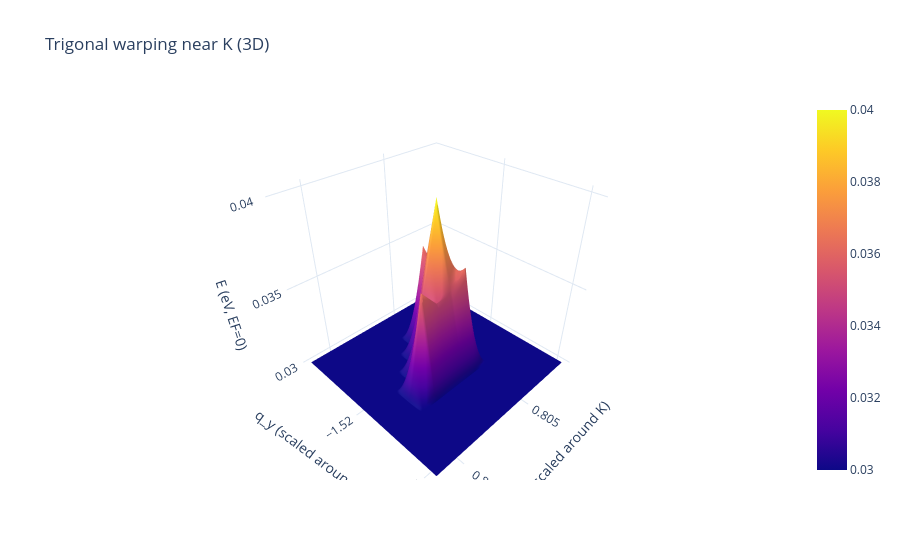
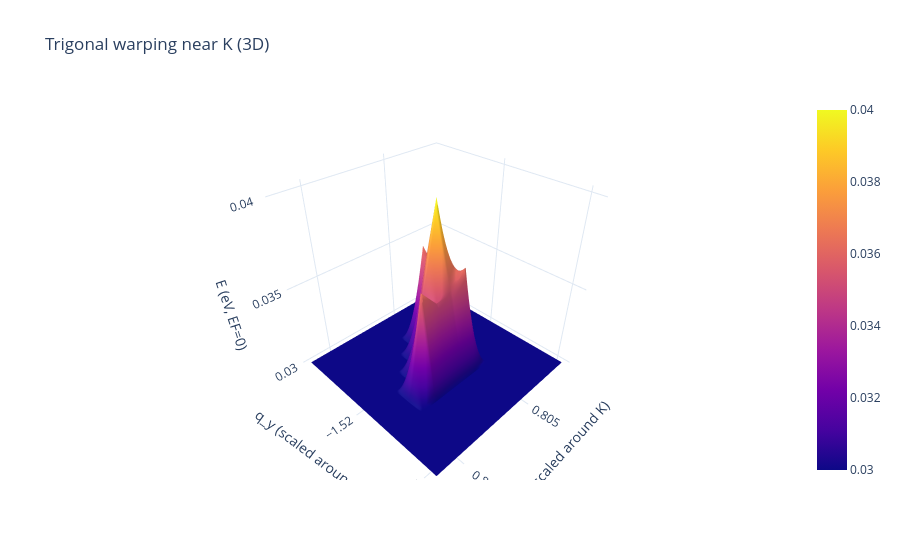

Notebook cell for these charts, in order:
### Code cell
plot_trigonal_warping_3d(
    qx,
    qy,
    E_cond,
    #E_shifted[:, :, 8],
    #E_pi[:, :, 1],
   # title=f"Trigonal warping near K (band {idx[0]})",
    zlim=(0.03, 0.04),  # in eV
    save_html=True,
    html_path="../data/trigonal_warping_3d.html",
)

### Figure 1 — Plotly figure (JSON) as saved in the notebook; plotly's stock layout.template omitted (floating-point values rounded to 4 significant figures; data arrays with more than 128 entries replaced by an {"elided": "..."} marker saying what was removed)
{"data": [{"showscale": true, "x": {"elided": "100x100 float values"}, "y": {"elided": "100x100 float values"}, "z": [[0.03, 0.03, 0.03, 0.03, 0.03, 0.03, 0.03, 0.03, 0.03, 0.03, 0.03], [0.03, 0.03, 0.03, 0.03, 0.03, 0.03, 0.03, 0.03, 0.03, 0.03, 0.03], [0.03, 0.03, 0.03, 0.03, 0.03, 0.03, 0.03, 0.03, 0.03, 0.03, 0.03], [0.03, 0.03, 0.03, 0.03, 0.03, 0.03, 0.03, 0.03, 0.03, 0.03, 0.03], [0.03, 0.03, 0.03, 0.03633, 0.03521, 0.03521, 0.03633, 0.03, 0.03, 0.03, 0.03], [0.03, 0.03, 0.03, 0.03, 0.0352, 0.04, 0.0352, 0.03, 0.03, 0.03, 0.03], [0.03, 0.03, 0.03, 0.03, 0.03, 0.0352, 0.0352, 0.03, 0.03, 0.03, 0.03], [0.03, 0.03, 0.03, 0.03, 0.03, 0.03, 0.03632, 0.03, 0.03, 0.03, 0.03], [0.03, 0.03, 0.03, 0.03, 0.03, 0.03, 0.03, 0.03, 0.03, 0.03, 0.03], [0.03, 0.03, 0.03, 0.03, 0.03, 0.03, 0.03, 0.03, 0.03, 0.03, 0.03], [0.03, 0.03, 0.03, 0.03, 0.03, 0.03, 0.03, 0.03, 0.03, 0.03, 0.03]], "type": "surface"}], "layout": {"scene": {"xaxis": {"title": {"text": "q_x (scaled around K)"}}, "yaxis": {"title": {"text": "q_y (scaled around K)"}}, "zaxis": {"title": {"text": "E (eV, EF=0)"}}, "aspectmode": "cube"}, "title": {"text": "Trigonal warping near K (3D)"}}}

### Figure 2 — Plotly figure (JSON) as saved in the notebook; plotly's stock layout.template omitted (floating-point values rounded to 4 significant figures; data arrays with more than 128 entries replaced by an {"elided": "..."} marker saying what was removed)
{"data": [{"showscale": true, "x": {"elided": "100x100 float values"}, "y": {"elided": "100x100 float values"}, "z": [[0.03, 0.03, 0.03, 0.03, 0.03, 0.03, 0.03, 0.03, 0.03, 0.03, 0.03], [0.03, 0.03, 0.03, 0.03, 0.03, 0.03, 0.03, 0.03, 0.03, 0.03, 0.03], [0.03, 0.03, 0.03, 0.03, 0.03, 0.03, 0.03, 0.03, 0.03, 0.03, 0.03], [0.03, 0.03, 0.03, 0.03, 0.03, 0.03, 0.03, 0.03, 0.03, 0.03, 0.03], [0.03, 0.03, 0.03, 0.03633, 0.03521, 0.03521, 0.03633, 0.03, 0.03, 0.03, 0.03], [0.03, 0.03, 0.03, 0.03, 0.0352, 0.04, 0.0352, 0.03, 0.03, 0.03, 0.03], [0.03, 0.03, 0.03, 0.03, 0.03, 0.0352, 0.0352, 0.03, 0.03, 0.03, 0.03], [0.03, 0.03, 0.03, 0.03, 0.03, 0.03, 0.03632, 0.03, 0.03, 0.03, 0.03], [0.03, 0.03, 0.03, 0.03, 0.03, 0.03, 0.03, 0.03, 0.03, 0.03, 0.03], [0.03, 0.03, 0.03, 0.03, 0.03, 0.03, 0.03, 0.03, 0.03, 0.03, 0.03], [0.03, 0.03, 0.03, 0.03, 0.03, 0.03, 0.03, 0.03, 0.03, 0.03, 0.03]], "type": "surface"}], "layout": {"scene": {"xaxis": {"title": {"text": "q_x (scaled around K)"}}, "yaxis": {"title": {"text": "q_y (scaled around K)"}}, "zaxis": {"title": {"text": "E (eV, EF=0)"}}, "aspectmode": "cube"}, "title": {"text": "Trigonal warping near K (3D)"}}}
